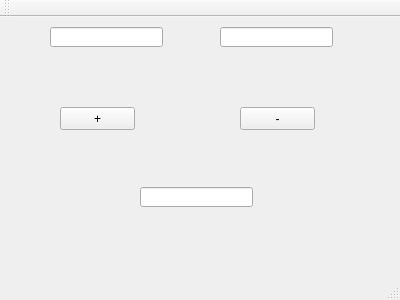
<?xml version="1.0" encoding="UTF-8"?>
<ui version="4.0">
 <class>sum</class>
 <widget class="QMainWindow" name="sum">
  <property name="geometry">
   <rect>
    <x>0</x>
    <y>0</y>
    <width>400</width>
    <height>300</height>
   </rect>
  </property>
  <property name="windowTitle">
   <string>sum</string>
  </property>
  <widget class="QWidget" name="centralWidget">
   <widget class="QLineEdit" name="lineEdit1">
    <property name="geometry">
     <rect>
      <x>50</x>
      <y>10</y>
      <width>113</width>
      <height>20</height>
     </rect>
    </property>
   </widget>
   <widget class="QLineEdit" name="lineEdit2">
    <property name="geometry">
     <rect>
      <x>220</x>
      <y>10</y>
      <width>113</width>
      <height>20</height>
     </rect>
    </property>
   </widget>
   <widget class="QLineEdit" name="lineEditResult">
    <property name="geometry">
     <rect>
      <x>140</x>
      <y>170</y>
      <width>113</width>
      <height>20</height>
     </rect>
    </property>
   </widget>
   <widget class="QPushButton" name="pushButtonPlus">
    <property name="geometry">
     <rect>
      <x>60</x>
      <y>90</y>
      <width>75</width>
      <height>23</height>
     </rect>
    </property>
    <property name="text">
     <string>+</string>
    </property>
   </widget>
   <widget class="QPushButton" name="pushButtonMinus">
    <property name="geometry">
     <rect>
      <x>240</x>
      <y>90</y>
      <width>75</width>
      <height>23</height>
     </rect>
    </property>
    <property name="text">
     <string>-</string>
    </property>
   </widget>
  </widget>
  <widget class="QMenuBar" name="menuBar">
   <property name="geometry">
    <rect>
     <x>0</x>
     <y>0</y>
     <width>400</width>
     <height>21</height>
    </rect>
   </property>
  </widget>
  <widget class="QToolBar" name="mainToolBar">
   <attribute name="toolBarArea">
    <enum>TopToolBarArea</enum>
   </attribute>
   <attribute name="toolBarBreak">
    <bool>false</bool>
   </attribute>
  </widget>
  <widget class="QStatusBar" name="statusBar"/>
 </widget>
 <layoutdefault spacing="6" margin="11"/>
 <resources/>
 <connections/>
</ui>
